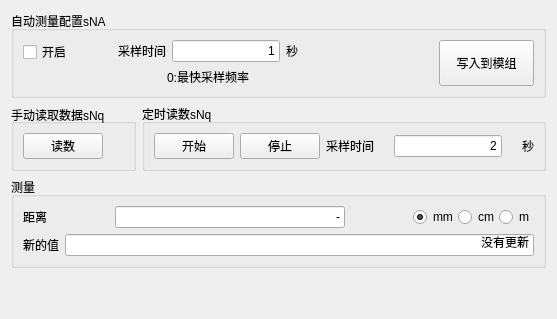
              <widget class="QWidget" name="tab_automeasure">
               <attribute name="title">
                <string>自动测量配置</string>
               </attribute>
               <layout class="QVBoxLayout" name="verticalLayout_75">
                <item>
                 <layout class="QVBoxLayout" name="verticalLayout_73">
                  <item>
                   <layout class="QVBoxLayout" name="verticalLayout_23">
                    <item>
                     <widget class="QGroupBox" name="groupBox_13">
                      <property name="title">
                       <string>自动测量配置sNA</string>
                      </property>
                      <layout class="QHBoxLayout" name="horizontalLayout_38">
                       <item>
                        <layout class="QVBoxLayout" name="verticalLayout_22">
                         <item>
                          <widget class="QCheckBox" name="automeasure_open">
                           <property name="text">
                            <string>开启</string>
                           </property>
                          </widget>
                         </item>
                         <item>
                          <widget class="QLabel" name="label_6">
                           <property name="text">
                            <string/>
                           </property>
                          </widget>
                         </item>
                        </layout>
                       </item>
                       <item>
                        <layout class="QVBoxLayout" name="verticalLayout_19">
                         <item>
                          <layout class="QHBoxLayout" name="horizontalLayout_17">
                           <item>
                            <spacer name="horizontalSpacer_23">
                             <property name="orientation">
                              <enum>Qt::Horizontal</enum>
                             </property>
                             <property name="sizeHint" stdset="0">
                              <size>
                               <width>40</width>
                               <height>20</height>
                              </size>
                             </property>
                            </spacer>
                           </item>
                           <item>
                            <widget class="QLabel" name="label_24">
                             <property name="text">
                              <string>采样时间</string>
                             </property>
                            </widget>
                           </item>
                           <item>
                            <widget class="QLineEdit" name="lineEdit_sampleTime4">
                             <property name="text">
                              <string>1</string>
                             </property>
                             <property name="alignment">
                              <set>Qt::AlignRight|Qt::AlignTrailing|Qt::AlignVCenter</set>
                             </property>
                            </widget>
                           </item>
                           <item>
                            <widget class="QLabel" name="label_25">
                             <property name="text">
                              <string>秒</string>
                             </property>
                            </widget>
                           </item>
                           <item>
                            <spacer name="horizontalSpacer_21">
                             <property name="orientation">
                              <enum>Qt::Horizontal</enum>
                             </property>
                             <property name="sizeHint" stdset="0">
                              <size>
                               <width>40</width>
                               <height>20</height>
                              </size>
                             </property>
                            </spacer>
                           </item>
                          </layout>
                         </item>
                         <item>
                          <widget class="QLabel" name="label_26">
                           <property name="text">
                            <string>0:最快采样频率</string>
                           </property>
                           <property name="alignment">
                            <set>Qt::AlignCenter</set>
                           </property>
                          </widget>
                         </item>
                        </layout>
                       </item>
                       <item>
                        <spacer name="horizontalSpacer_22">
                         <property name="orientation">
                          <enum>Qt::Horizontal</enum>
                         </property>
                         <property name="sizeHint" stdset="0">
                          <size>
                           <width>40</width>
                           <height>20</height>
                          </size>
                         </property>
                        </spacer>
                       </item>
                       <item>
                        <widget class="QPushButton" name="automeasure_writemodule">
                         <property name="sizePolicy">
                          <sizepolicy hsizetype="Expanding" vsizetype="Expanding">
                           <horstretch>0</horstretch>
                           <verstretch>0</verstretch>
                          </sizepolicy>
                         </property>
                         <property name="text">
                          <string>写入到模组</string>
                         </property>
                        </widget>
                       </item>
                      </layout>
                     </widget>
                    </item>
                    <item>
                     <layout class="QHBoxLayout" name="horizontalLayout_45">
                      <property name="sizeConstraint">
                       <enum>QLayout::SetMinimumSize</enum>
                      </property>
                      <item>
                       <widget class="QGroupBox" name="groupBox_manualReadData">
                        <property name="title">
                         <string>手动读取数据sNq</string>
                        </property>
                        <property name="alignment">
                         <set>Qt::AlignLeading|Qt::AlignLeft|Qt::AlignVCenter</set>
                        </property>
                        <layout class="QVBoxLayout" name="verticalLayout_24">
                         <property name="rightMargin">
                          <number>30</number>
                         </property>
                         <item>
                          <widget class="QPushButton" name="manualreading_button">
                           <property name="layoutDirection">
                            <enum>Qt::LeftToRight</enum>
                           </property>
                           <property name="text">
                            <string>读数</string>
                           </property>
                          </widget>
                         </item>
                        </layout>
                       </widget>
                      </item>
                      <item>
                       <widget class="QGroupBox" name="groupBox_timingReadData">
                        <property name="title">
                         <string>定时读数sNq</string>
                        </property>
                        <layout class="QVBoxLayout" name="verticalLayout_26">
                         <item>
                          <layout class="QHBoxLayout" name="horizontalLayout_40">
                           <item>
                            <layout class="QHBoxLayout" name="horizontalLayout_41">
                             <item>
                              <widget class="QPushButton" name="timedreadData_start">
                               <property name="sizePolicy">
                                <sizepolicy hsizetype="Expanding" vsizetype="Fixed">
                                 <horstretch>0</horstretch>
                                 <verstretch>0</verstretch>
                                </sizepolicy>
                               </property>
                               <property name="text">
                                <string>开始</string>
                               </property>
                              </widget>
                             </item>
                             <item>
                              <widget class="QPushButton" name="timedreadData_stop">
                               <property name="sizePolicy">
                                <sizepolicy hsizetype="Expanding" vsizetype="Fixed">
                                 <horstretch>0</horstretch>
                                 <verstretch>0</verstretch>
                                </sizepolicy>
                               </property>
                               <property name="text">
                                <string>停止</string>
                               </property>
                              </widget>
                             </item>
                            </layout>
                           </item>
                           <item>
                            <layout class="QHBoxLayout" name="horizontalLayout_39">
                             <property name="spacing">
                              <number>20</number>
                             </property>
                             <item>
                              <widget class="QLabel" name="label_27">
                               <property name="text">
                                <string>采样时间</string>
                               </property>
                              </widget>
                             </item>
                             <item>
                              <widget class="QLineEdit" name="lineEdit_sampleTime5">
                               <property name="text">
                                <string>2</string>
                               </property>
                               <property name="alignment">
                                <set>Qt::AlignRight|Qt::AlignTrailing|Qt::AlignVCenter</set>
                               </property>
                              </widget>
                             </item>
                             <item>
                              <widget class="QLabel" name="label_28">
                               <property name="text">
                                <string>秒</string>
                               </property>
                              </widget>
                             </item>
                            </layout>
                           </item>
                          </layout>
                         </item>
                        </layout>
                       </widget>
                      </item>
                     </layout>
                    </item>
                    <item>
                     <widget class="QGroupBox" name="groupBox_passiveMeasure">
                      <property name="title">
                       <string>测量</string>
                      </property>
                      <layout class="QVBoxLayout" name="verticalLayout_21">
                       <item>
                        <layout class="QHBoxLayout" name="horizontalLayout_42">
                         <property name="spacing">
                          <number>68</number>
                         </property>
                         <item>
                          <widget class="QLabel" name="label_29">
                           <property name="text">
                            <string>距离</string>
                           </property>
                          </widget>
                         </item>
                         <item>
                          <widget class="QLineEdit" name="automeasure_distance">
                           <property name="text">
                            <string>-</string>
                           </property>
                           <property name="alignment">
                            <set>Qt::AlignRight|Qt::AlignTrailing|Qt::AlignVCenter</set>
                           </property>
                          </widget>
                         </item>
                         <item>
                          <layout class="QHBoxLayout" name="horizontalLayout_43">
                           <property name="spacing">
                            <number>0</number>
                           </property>
                           <item>
                            <widget class="QRadioButton" name="automeasureDistance_mm">
                             <property name="text">
                              <string>mm</string>
                             </property>
                             <property name="checked">
                              <bool>true</bool>
                             </property>
                            </widget>
                           </item>
                           <item>
                            <widget class="QRadioButton" name="automeasureDistance_cm">
                             <property name="text">
                              <string>cm</string>
                             </property>
                            </widget>
                           </item>
                           <item>
                            <widget class="QRadioButton" name="automeasureDistance_m">
                             <property name="text">
                              <string>m</string>
                             </property>
                            </widget>
                           </item>
                          </layout>
                         </item>
                        </layout>
                       </item>
                       <item>
                        <layout class="QHBoxLayout" name="horizontalLayout_44">
                         <item>
                          <widget class="QLabel" name="label_30">
                           <property name="text">
                            <string>新的值</string>
                           </property>
                          </widget>
                         </item>
                         <item>
                          <widget class="QLineEdit" name="automeasure_newvalue">
                           <property name="text">
                            <string>没有更新</string>
                           </property>
                           <property name="alignment">
                            <set>Qt::AlignRight|Qt::AlignTrailing|Qt::AlignVCenter</set>
                           </property>
                          </widget>
                         </item>
                        </layout>
                       </item>
                      </layout>
                     </widget>
                    </item>
                   </layout>
                  </item>
                  <item>
                   <spacer name="verticalSpacer_8">
                    <property name="orientation">
                     <enum>Qt::Vertical</enum>
                    </property>
                    <property name="sizeHint" stdset="0">
                     <size>
                      <width>20</width>
                      <height>40</height>
                     </size>
                    </property>
                   </spacer>
                  </item>
                 </layout>
                </item>
               </layout>
              </widget>
